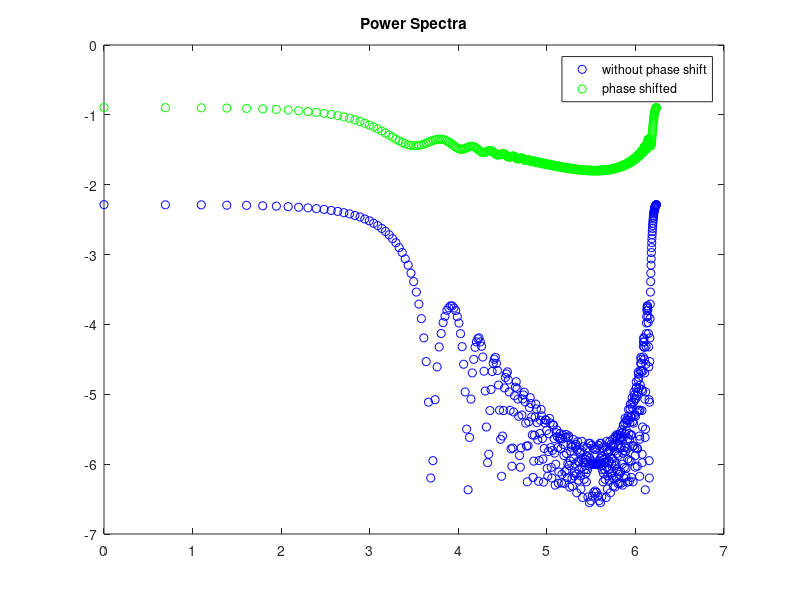

MATLAB code for this plot:
% Homework #8c
clc
clear;
close all;
%===================================
% (8c)
%-----------------------------------
N=512;
j=linspace(0,511,512);
f1j=zeros(512,1);
f2j=zeros(512,1);
shift=2*pi*rand;
for i=1:N/2-1
    f1j(i)=sin(2*pi*j(i)*i/N)*(1/i)^2;
    f2j(i)=sin(2*pi*j(i)*i/N + shift)*(1/i)^2;
end
FT1=fft(f1j);
FT2=fft(f2j);
plot(j,f1j,j,f2j)
legend('f1(j)','f2(j)') 
disp('Press Enter to continue...')
pause
F1k=log(abs(FT1));
F2k=log(abs(FT2));
plot(log(j),F1k,'bo', log(j),F2k,'go')
disp('Phase Shift =')
disp(shift)
title('Power Spectra')
legend('without phase shift','phase shifted')
%==========================================


%==========================================


